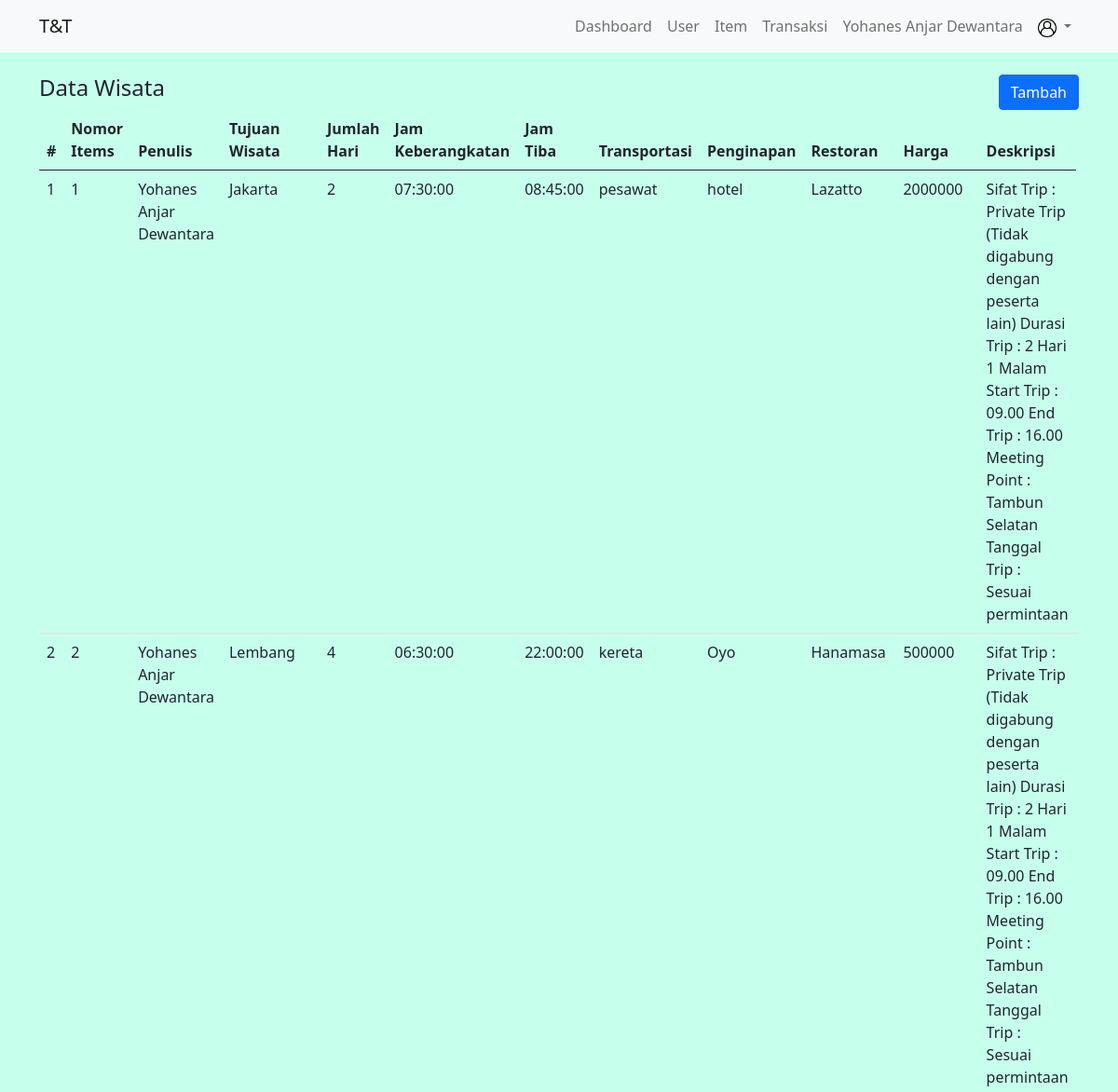
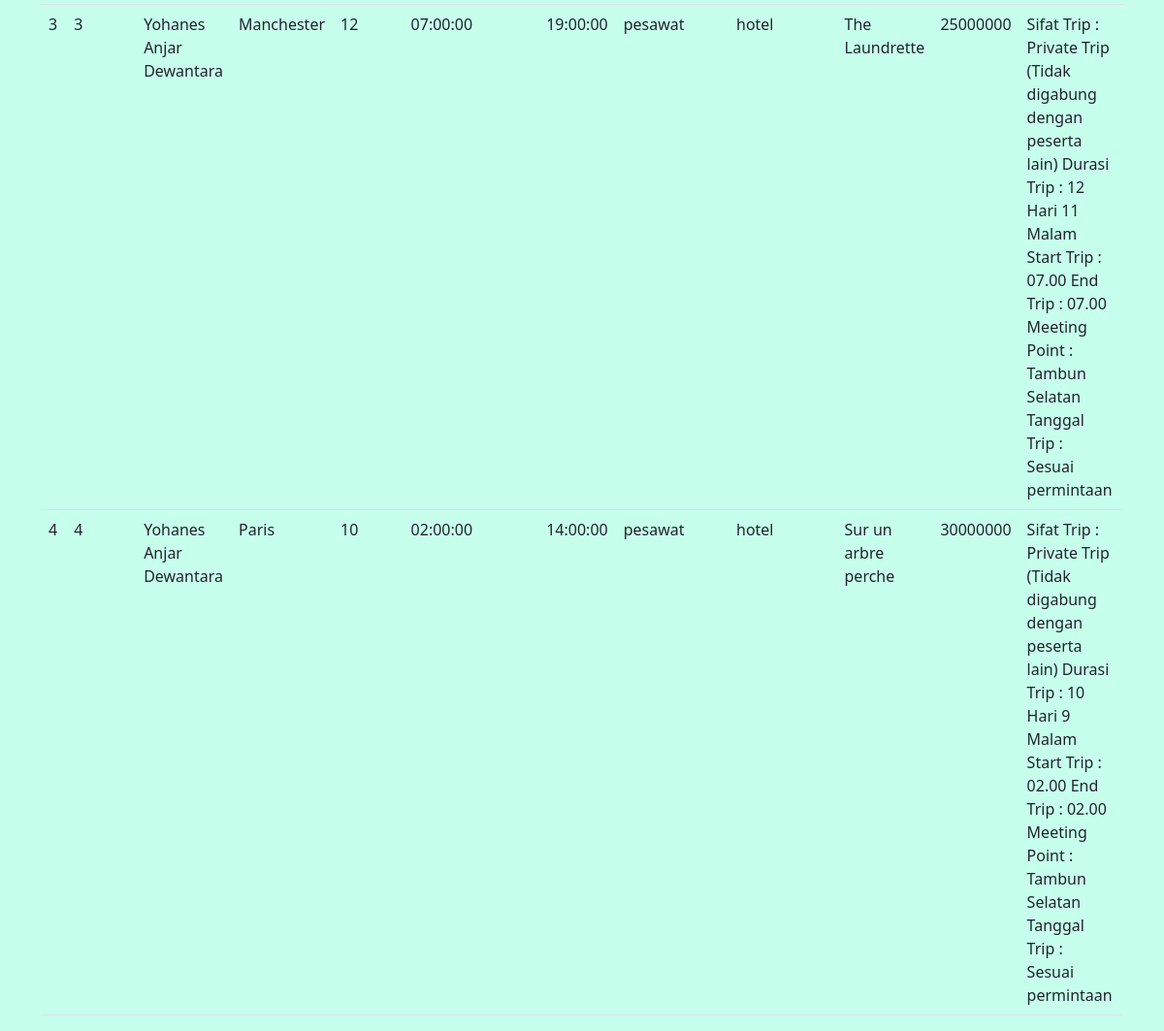
The page /admin/admin/index.php?page=dashboard (signed in) on the database its author committed (2 pictures, top to bottom).
### tables this page shows
CREATE TABLE `tb_items` (
  `no_items` int(4) NOT NULL,
  `user_id` int(4) NOT NULL,
  `tujuan_wisata` varchar(50) NOT NULL,
  `jmlh_hari` int(2) NOT NULL,
  `jam_berangkat` time NOT NULL,
  `jam_tiba` time NOT NULL,
  `transportasi` enum('pesawat','kereta','bus','kapal') NOT NULL,
  `penginapan` varchar(50) NOT NULL,
  `restoran` varchar(50) NOT NULL,
  `harga` decimal(10,0) NOT NULL,
  `deskripsi` text NOT NULL
);

CREATE TABLE `tb_user` (
  `id_cust` int(4) NOT NULL,
  `username` varchar(15) NOT NULL,
  `password` varchar(50) NOT NULL,
  `nama_cust` varchar(50) NOT NULL,
  `alamat` text NOT NULL,
  `no_telp` varchar(13) NOT NULL,
  `status` enum('admin','user') NOT NULL
);

### admin/admin/dashboard/index.php (the view, shortened to what this page needs)
<div class="row">
    <div class="col-md-12">
        <div class="d-flex justify-content-between">
            <h4>Data Wisata</h4>
            <a href="index.php?page=dashboard_create" class="btn btn-primary">Tambah</a>
        </div>
        <div class="table-responsive">
            <table class="table">
                <thead>
                    <tr>
                        <th>#</th>
                        <th>Nomor Items</th>
                        <th>Penulis</th>
                        <th>Tujuan Wisata</th>
                        <th>Jumlah Hari</th>
                        <th>Jam Keberangkatan</th>
                        <th>Jam Tiba</th>
                        <th>Transportasi</th>
                        <th>Penginapan</th>
                        <th>Restoran</th>
                        <th>Harga</th>
                        <th>Deskripsi</th>
                    </tr>
                </thead>
                <tbody>
                    <?php
                    $query = mysqli_query($koneksi, "SELECT *FROM tb_items JOIN tb_user ON tb_items.user_id = tb_user.id_cust");
                $no = 1;
                foreach ($query as $data){
                ?>
                    <tr>
                        <td><?= $no++ ?></td>
                        <td><?= $data['no_items']?></td>
                        <td><?= $data['nama_cust']?></td>
                        <td><?= $data['tujuan_wisata']?></td>
                        <td><?= $data['jmlh_hari']?></td>
                        <td><?= $data['jam_berangkat']?></td>
                        <td><?= $data['jam_tiba']?></td>
                        <td><?= $data['transportasi']?></td>
                        <td><?= $data['penginapan']?></td>
                        <td><?= $data['restoran']?></td>
                        <td><?= $data['harga']?></td>
                        <td><?= $data['deskripsi']?></td>
                        <td>
                        </td>
                    </tr>
                    <?php
                }
                ?>
                </tbody>
            </table>
        </div>
    </div>
</div>

### assets/style.css (style rules this page uses)
body { background-color: #C7FFED; }

### rows shown on the page
tb_items: no_items "1", user.nama_cust "Yohanes Anjar Dewantara", tujuan_wisata "Jakarta", jmlh_hari "2", jam_berangkat "07:30:00", jam_tiba "08:45:00", transportasi "pesawat", penginapan "hotel", restoran "Lazatto", harga "2000000", deskripsi "Sifat Trip : Private Trip (Tidak digabung dengan peserta lain) Durasi Trip : 2 Hari 1 Malam Start Trip : 09.00 End Trip : 16.00 Meeting Point : Tambun Selatan Tanggal Trip : Sesuai permintaan"
tb_items: no_items "2", user.nama_cust "Yohanes Anjar Dewantara", tujuan_wisata "Lembang", jmlh_hari "4", jam_berangkat "06:30:00", jam_tiba "22:00:00", transportasi "kereta", penginapan "Oyo", restoran "Hanamasa", harga "500000", deskripsi "Sifat Trip : Private Trip (Tidak digabung dengan peserta lain) Durasi Trip : 2 Hari 1 Malam Start Trip : 09.00 End Trip : 16.00 Meeting Point : Tambun Selatan Tanggal Trip : Sesuai permintaan"
tb_items: no_items "3", user.nama_cust "Yohanes Anjar Dewantara", tujuan_wisata "Manchester", jmlh_hari "12", jam_berangkat "07:00:00", jam_tiba "19:00:00", transportasi "pesawat", penginapan "hotel", restoran "The Laundrette", harga "25000000", deskripsi "Sifat Trip : Private Trip (Tidak digabung dengan peserta lain) Durasi Trip : 12 Hari 11 Malam Start Trip : 07.00 End Trip : 07.00 Meeting Point : Tambun Selatan Tanggal Trip : Sesuai permintaan"
tb_items: no_items "4", user.nama_cust "Yohanes Anjar Dewantara", tujuan_wisata "Paris", jmlh_hari "10", jam_berangkat "02:00:00", jam_tiba "14:00:00", transportasi "pesawat", penginapan "hotel", restoran "Sur un arbre perche", harga "30000000", deskripsi "Sifat Trip : Private Trip (Tidak digabung dengan peserta lain) Durasi Trip : 10 Hari 9 Malam Start Trip : 02.00 End Trip : 02.00 Meeting Point : Tambun Selatan Tanggal Trip : Sesuai permintaan"

### other values the page prints
$_SESSION['nama_cust'] "Yohanes Anjar Dewantara"
